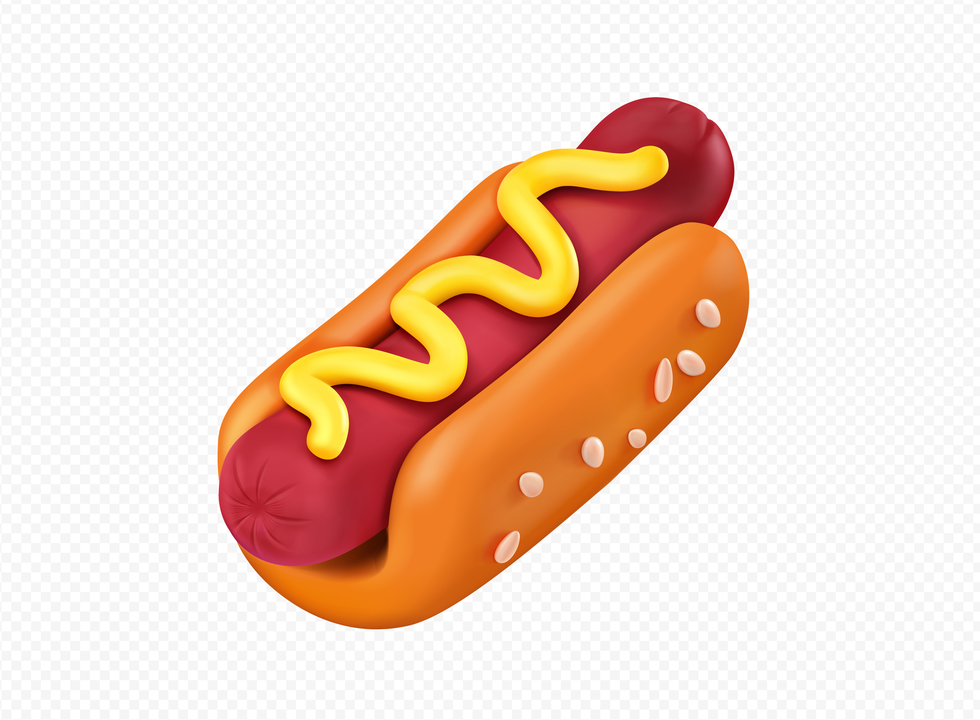
#> input picture Week1/foreground.png, 980 x 720 px, shrunk from 5440 x 4000 before the run
$ python w1.py
#> lines starting #> are read from the running program, lines starting #| are printed output that depends on the picture; after the words box and inside, x2 and y2 are one past the last pixel; in counts of white or black regions, pixels touching at a corner belong together
from PIL import Image
import cv2
import numpy as np

# 1. Load foreground image (Pillow)
fg_pil = Image.open("foreground.png").convert("RGB")
#> fg_pil is the input picture: PIL image 980x720 RGB; mean R, G, B 241.6, 217.2, 201.9
fg = np.array(fg_pil)
fg = cv2.cvtColor(fg, cv2.COLOR_RGB2BGR) # we convert rgb to bgr since OpenCV assumes bgr colors whereas Pillow uses rgb
#not necessary; if not done would just exchange blues with reds and so more like visual error and not logical error rest other things work fine

# 2. Background removal using GrabCut
# mask marks pixels, while bg_model and fg_model are internal memory used by GrabCut to learn what background and foreground look like.
#Create a 2D image (same height and width as the original image), filled with zeros, to store background/foreground labels.
mask = np.zeros(fg.shape[:2], np.uint8) # uint8: Data type = 8-bit unsigned integer;OpenCV expects masks in uint8
# Stores what the algorithm learns about the background
bg_model = np.zeros((1, 65), np.float64) # We do not choose 65 — OpenCV requires it; 64-bit floating point numbers;GrabCut uses probabilities and statistics
# Needs decimals, not whole numbers
# Stores what the algorithm learns about the foreground
fg_model = np.zeros((1, 65), np.float64)

# Define rectangle roughly around object
h, w = fg.shape[:2] # fg.shape → (height, width, channels);  [:2] → we only take height, width
#> h = 720; w = 980
rect = (10, 10, w - 20, h - 20) # (x, y, width, height)
#> rect = (10, 10, 960, 700)
# Start 10 pixels from left; Start 10 pixels from top; Rectangle width = image width − 20; Rectangle height = image height − 20

# GrabCut: Treats everything outside rectangle as background; Treats everything inside rectangle as possible foreground
#Learns color patterns; Improves the separation 5 times
cv2.grabCut(fg, mask, rect, bg_model, fg_model, 5, cv2.GC_INIT_WITH_RECT)

# After grabcut mask has values as 0(Sure background), 1(Sure foreground), 2(Probably background), 3(Probably foreground)
# So we change it into binary mask

# Create binary mask
# np.where(condition, 0, 1); If condition is true → put 0; Else → put 1
# So: Background → 0; Foreground → 1
mask2 = np.where((mask == 2) | (mask == 0), 0, 1).astype("uint8") # .astype("uint8"): Converts values to 0 or 1 for openCV

# Extract foreground
fg_extracted = fg * mask2[:, :, np.newaxis] # [:, :, np.newaxis]: Changes shape to:(height, width, 1)
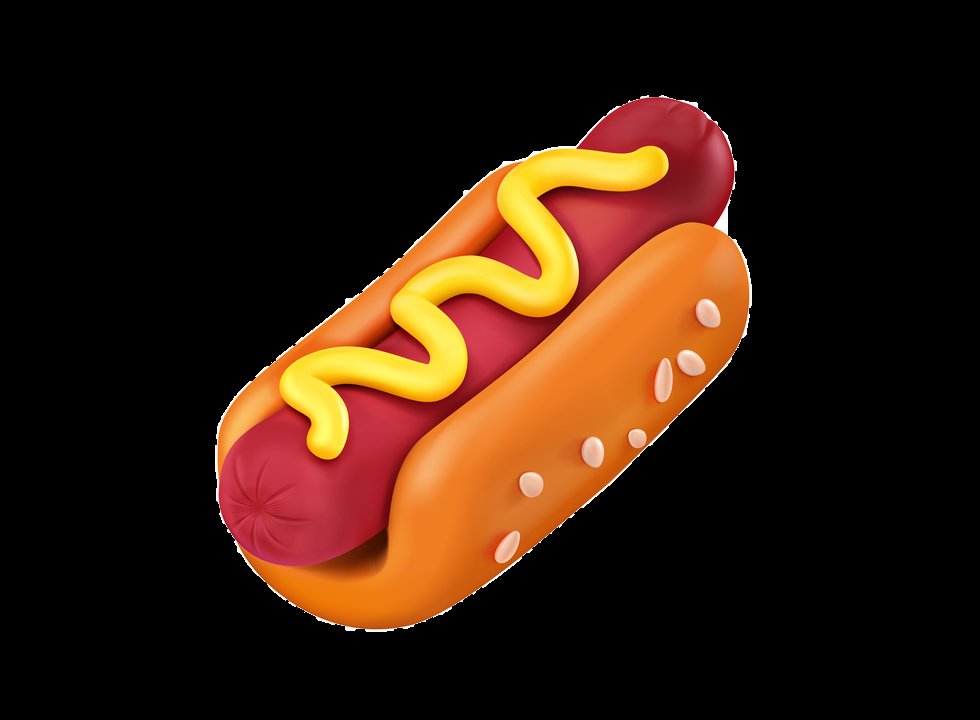
#> fg_extracted: shape (720, 980, 3); mean B, G, R 12.7, 28, 52.4

# 3. Load background image
bg = cv2.imread("background.jpg")

# 4. Resize foreground if needed
new_width = 200
scale = new_width / fg_extracted.shape[1]
#> scale = 0.204
new_height = int(fg_extracted.shape[0] * scale)
#> new_height = 146

fg_resized = cv2.resize(fg_extracted, (new_width, new_height))
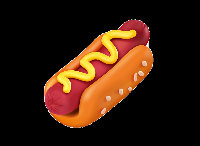
#> fg_resized: shape (146, 200, 3); mean B, G, R 12.7, 28, 52.4
mask_resized = cv2.resize(mask2, (new_width, new_height))
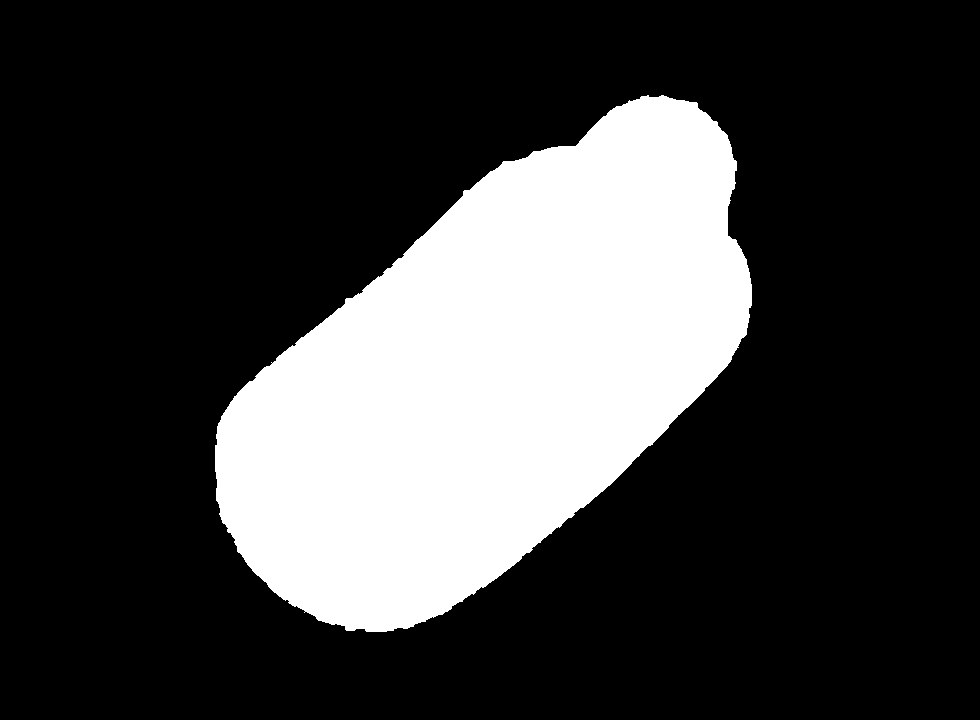
#> mask2: shape (720, 980); values 0 (black) and 1 (white), 24.3% white; 1 white region, box (x1, y1, x2, y2) and area: (215, 95, 752, 632) 171455

# 5. Choose position (x, y)
x, y = 100, 150  # top-left corner

# Ensure it fits inside background
h_fg, w_fg = fg_resized.shape[:2]
#> h_fg = 146; w_fg = 200
#> (the run stopped early here; a loop or call above may not have finished)
